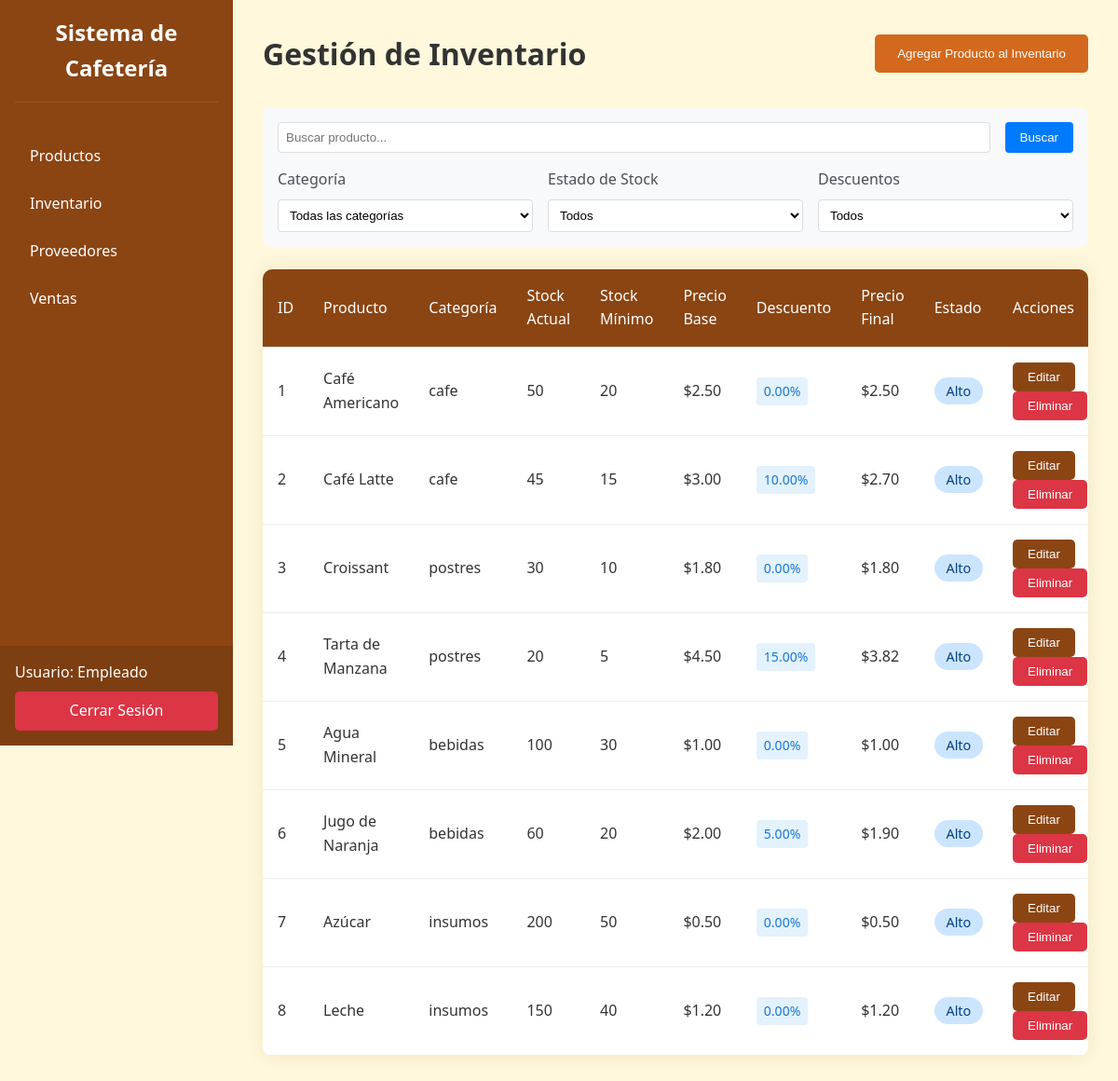
The page /html/empleados/inventario.php (signed in) on the database its author committed.
### tables this page shows
CREATE TABLE IF NOT EXISTS inventario (
    id INT AUTO_INCREMENT PRIMARY KEY,
    producto_id INT NOT NULL,
    stock_actual INT NOT NULL DEFAULT 0,
    stock_minimo INT NOT NULL DEFAULT 0,
    precio_base DECIMAL(10,2) NOT NULL,
    descuento DECIMAL(5,2) DEFAULT 0,
    notas TEXT,
    fecha_actualizacion TIMESTAMP DEFAULT CURRENT_TIMESTAMP ON UPDATE CURRENT_TIMESTAMP,
    FOREIGN KEY (producto_id) REFERENCES productos(id) ON DELETE CASCADE
);

CREATE TABLE IF NOT EXISTS productos (
    id INT AUTO_INCREMENT PRIMARY KEY,
    nombre VARCHAR(100) NOT NULL,
    categoria ENUM('cafe', 'postres', 'bebidas', 'insumos') NOT NULL,
    descripcion TEXT,
    fecha_creacion TIMESTAMP DEFAULT CURRENT_TIMESTAMP
);

### html/empleados/inventario.php (the view, shortened to what this page needs)
<?php
require_once '../../config/database.php';
$query = "SELECT i.*, p.nombre as producto_nombre, p.categoria
          FROM inventario i
          JOIN productos p ON i.producto_id = p.id";
$stmt = $conn->prepare($query);
$stmt->execute();
$result = $stmt->fetchAll(PDO::FETCH_ASSOC);
?>
<!DOCTYPE html>
<html lang="es">
<head>
    <link rel="stylesheet" href="../../css/styles.css">
</head>
<body>
    <div class="dashboard-container">
        <nav class="sidebar">
            <div class="logo">
                <h2>Sistema de Cafetería</h2>
            </div>
            <ul class="nav-menu">
                <li><a href="productos.php" class="nav-item">Productos</a></li>
                <li><a href="inventario.php" class="nav-item active">Inventario</a></li>
                <li><a href="proveedores.html" class="nav-item">Proveedores</a></li>
                <li><a href="ventas.html" class="nav-item">Ventas</a></li>
            </ul>
            <div class="user-info">
                <span class="user-name">Usuario: <?php echo htmlspecialchars($_SESSION['nombre'] ?? 'Empleado'); ?></span>
                <a href="../autenticacion/login.php" class="logout-button">Cerrar Sesión</a>
            </div>
        </nav>
        <main class="main-content">
            <header class="dashboard-header">
                <h1>Gestión de Inventario</h1>
                <button class="add-button" onclick="mostrarFormulario()">Agregar Producto al Inventario</button>
            </header>
            <div class="search-filters">
                <div class="search-bar">
                    <input type="text" id="searchInput" placeholder="Buscar producto...">
                    <button class="search-button" onclick="filtrarInventario()">
                        <i class="fas fa-search"></i> Buscar
                    </button>
                </div>
                <div class="filters-container">
                    <div class="filter-group">
                        <label for="filterCategory">Categoría</label>
                        <select id="filterCategory">
                            <option value="">Todas las categorías</option>
                        </select>
                    </div>
                    <div class="filter-group">
                        <label for="filterStock">Estado de Stock</label>
                        <select id="filterStock">
                            <option value="">Todos</option>
                        </select>
                    </div>
                    <div class="filter-group">
                        <label for="filterDiscount">Descuentos</label>
                        <select id="filterDiscount">
                            <option value="">Todos</option>
                        </select>
                    </div>
                </div>
            </div>
            <div class="inventory-table-container">
                <table class="inventory-table">
                    <thead>
                        <tr>
                            <th>ID</th>
                            <th>Producto</th>
                            <th>Categoría</th>
                            <th>Stock Actual</th>
                            <th>Stock Mínimo</th>
                            <th>Precio Base</th>
                            <th>Descuento</th>
                            <th>Precio Final</th>
                            <th>Estado</th>
                            <th>Acciones</th>
                        </tr>
                    </thead>
                    <tbody>
                        <?php
                        if (count($result) > 0) {
                            foreach($result as $row) {
                                $precio_final = $row['precio_base'] * (1 - ($row['descuento'] / 100));
                                $estado = 'normal';
                                if ($row['stock_actual'] <= $row['stock_minimo']) {
                                    $estado = 'bajo';
                                } elseif ($row['stock_actual'] >= ($row['stock_minimo'] * 2)) {
                                    $estado = 'alto';
                                }
                        ?>
                        <tr>
                            <td><?php echo $row['id']; ?></td>
                            <td><?php echo htmlspecialchars($row['producto_nombre']); ?></td>
                            <td><?php echo htmlspecialchars($row['categoria']); ?></td>
                            <td><?php echo $row['stock_actual']; ?></td>
                            <td><?php echo $row['stock_minimo']; ?></td>
                            <td>$<?php echo number_format($row['precio_base'], 2); ?></td>
                            <td>
                                <div class="discount-badge"><?php echo $row['descuento']; ?>%</div>
                            </td>
                            <td>$<?php echo number_format($precio_final, 2); ?></td>
                            <td><span class="status <?php echo $estado; ?>"><?php echo ucfirst($estado); ?></span></td>
                            <td>
                                <button class="action-button edit" onclick="editarProducto(<?php echo $row['id']; ?>)">Editar</button>
                                <button class="action-button delete" onclick="eliminarProducto(<?php echo $row['id']; ?>)">Eliminar</button>
                            </td>
                        </tr>
                        <?php
                            }
                        } else {
                        ?>
                        <tr>
                            <td colspan="10" class="no-data">No hay productos en el inventario</td>
                        </tr>
                        <?php
                        }
                        ?>
                    </tbody>
                </table>
            </div>
        </main>
    </div>
</body>
</html>

### css/styles.css (style rules this page uses)
:root { --primary-color: #8B4513; --secondary-color: #D2691E; --background-color: #FFF8DC; --text-color: #333; --error-color: #dc3545; --success-color: #28a745; --sidebar-width: 250px; }
* { margin: 0; padding: 0; box-sizing: border-box; }
body { font-family: 'Segoe UI', Tahoma, Geneva, Verdana, sans-serif; background-color: var(--background-color); color: var(--text-color); line-height: 1.6; }
.dashboard-container { display: flex; min-height: 100vh; }
.sidebar { width: var(--sidebar-width); background-color: var(--primary-color); color: white; padding: 1rem; position: fixed; height: 100vh; overflow-y: auto; }
.logo h2 { text-align: center; margin-bottom: 2rem; padding-bottom: 1rem; border-bottom: 1px solid rgba(255, 255, 255, 0.1); }
.nav-menu { list-style: none; }
.nav-item { display: block; padding: 0.8rem 1rem; color: white; text-decoration: none; transition: background-color 0.3s ease; border-radius: 5px; }
.user-info { position: absolute; bottom: 0; left: 0; right: 0; padding: 1rem; background-color: rgba(0, 0, 0, 0.1); }
.user-name { display: block; margin-bottom: 0.5rem; }
.logout-button { color: white; text-decoration: none; display: block; text-align: center; padding: 0.5rem; background-color: var(--error-color); border-radius: 5px; }
.main-content { margin-left: var(--sidebar-width); padding: 2rem; width: calc(100% - var(--sidebar-width)); }
.dashboard-header { display: flex; justify-content: space-between; align-items: center; margin-bottom: 2rem; }
.add-button { padding: 0.8rem 1.5rem; background-color: var(--secondary-color); color: white; border: none; border-radius: 5px; cursor: pointer; transition: background-color 0.3s ease; }
.search-filters { background-color: #f8f9fa; padding: 1rem; border-radius: 8px; margin-bottom: 1.5rem; }
.search-bar { display: flex; gap: 1rem; margin-bottom: 1rem; }
.search-bar input { flex: 1; padding: 0.5rem; border: 1px solid #ddd; border-radius: 4px; }
.search-button { padding: 0.5rem 1rem; background-color: #007bff; color: white; border: none; border-radius: 4px; cursor: pointer; }
.filters-container { display: grid; grid-template-columns: repeat(auto-fit, minmax(200px, 1fr)); gap: 1rem; }
.filter-group { display: flex; flex-direction: column; gap: 0.5rem; }
.filter-group label { font-weight: 500; color: #495057; }
.filter-group select { padding: 0.5rem; border: 1px solid #ddd; border-radius: 4px; background-color: white; }
.inventory-table-container { background: white; border-radius: 10px; box-shadow: 0 0 20px rgba(139, 69, 19, 0.1); overflow-x: auto; margin-top: 1rem; }
.inventory-table { width: 100%; border-collapse: collapse; }
.inventory-table th, .inventory-table td { padding: 1rem; text-align: left; border-bottom: 1px solid #eee; }
.inventory-table th { background-color: var(--primary-color); color: white; font-weight: 500; }
.discount-badge { display: inline-block; padding: 0.25rem 0.5rem; border-radius: 4px; font-size: 0.875rem; font-weight: 500; background-color: #e3f2fd; color: #1976d2; }
.status { padding: 0.3rem 0.8rem; border-radius: 20px; font-size: 0.9rem; }
.status.alto { background-color: #cce5ff; color: #004085; }
.action-button { padding: 0.5rem 1rem; border: none; border-radius: 5px; cursor: pointer; margin-right: 0.5rem; transition: background-color 0.3s ease; }
.action-button.edit { background-color: var(--primary-color); color: white; }
.action-button.delete { background-color: var(--error-color); color: white; }

### rows shown on the page
inventario: id "1", producto.nombre "Café Americano", producto.categoria "cafe", stock_actual "50", stock_minimo "20", precio_base "2.50", descuento "0.00", estado "Alto"
inventario: id "2", producto.nombre "Café Latte", producto.categoria "cafe", stock_actual "45", stock_minimo "15", precio_base "3.00", descuento "10.00", precio_final "2.70", estado "Alto"
inventario: id "3", producto.nombre "Croissant", producto.categoria "postres", stock_actual "30", stock_minimo "10", precio_base "1.80", descuento "0.00", estado "Alto"
inventario: id "4", producto.nombre "Tarta de Manzana", producto.categoria "postres", stock_actual "20", stock_minimo "5", precio_base "4.50", descuento "15.00", precio_final "3.82", estado "Alto"
inventario: id "5", producto.nombre "Agua Mineral", producto.categoria "bebidas", stock_actual "100", stock_minimo "30", precio_base "1.00", descuento "0.00", estado "Alto"
inventario: id "6", producto.nombre "Jugo de Naranja", producto.categoria "bebidas", stock_actual "60", stock_minimo "20", precio_base "2.00", descuento "5.00", precio_final "1.90", estado "Alto"
inventario: id "7", producto.nombre "Azúcar", producto.categoria "insumos", stock_actual "200", stock_minimo "50", precio_base "0.50", descuento "0.00", estado "Alto"
inventario: id "8", producto.nombre "Leche", producto.categoria "insumos", stock_actual "150", stock_minimo "40", precio_base "1.20", descuento "0.00", estado "Alto"

### other values the page prints
$_SESSION['nombre'] "Empleado"
